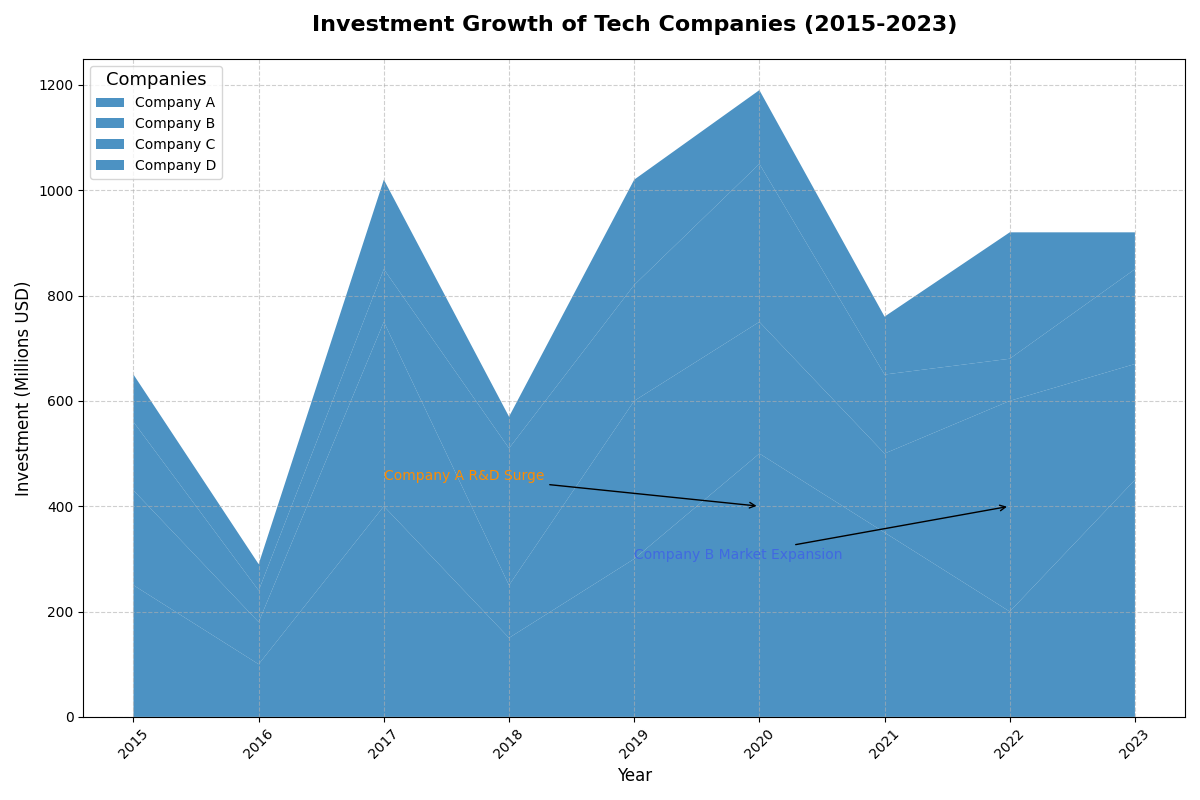

Python code for this plot:
import matplotlib.pyplot as plt
import numpy as np

years = np.arange(2015, 2024)
company_a = np.array([250, 100, 400, 150, 300, 500, 350, 200, 450])
company_b = np.array([180, 80, 350, 100, 300, 250, 150, 400, 220])
company_c = np.array([130, 60, 100, 260, 220, 300, 150, 80, 180])
company_d = np.array([90, 50, 170, 60, 200, 140, 110, 240, 70])

companies = ["Company A", "Company B", "Company C", "Company D"]

fig, ax = plt.subplots(figsize=(12, 8))
ax.stackplot(years, company_a, company_b, company_c, company_d, labels=companies, colors=['#1f77b4'], alpha=0.8)

ax.set_title('Investment Growth of Tech Companies (2015-2023)', fontsize=16, fontweight='bold', pad=20)
ax.set_xlabel('Year', fontsize=12)
ax.set_ylabel('Investment (Millions USD)', fontsize=12)

ax.set_xticks(years)
ax.tick_params(axis='x', rotation=45)

ax.legend(loc='upper left', title='Companies', fontsize=10, title_fontsize='13')

ax.annotate('Company A R&D Surge', xy=(2020, 400), xytext=(2017, 450),
            arrowprops=dict(facecolor='black', arrowstyle='->'),
            fontsize=10, color='darkorange')

ax.annotate('Company B Market Expansion', xy=(2022, 400), xytext=(2019, 300),
            arrowprops=dict(facecolor='black', arrowstyle='->'),
            fontsize=10, color='royalblue')

ax.grid(True, linestyle='--', alpha=0.6)
plt.tight_layout()
plt.show()
